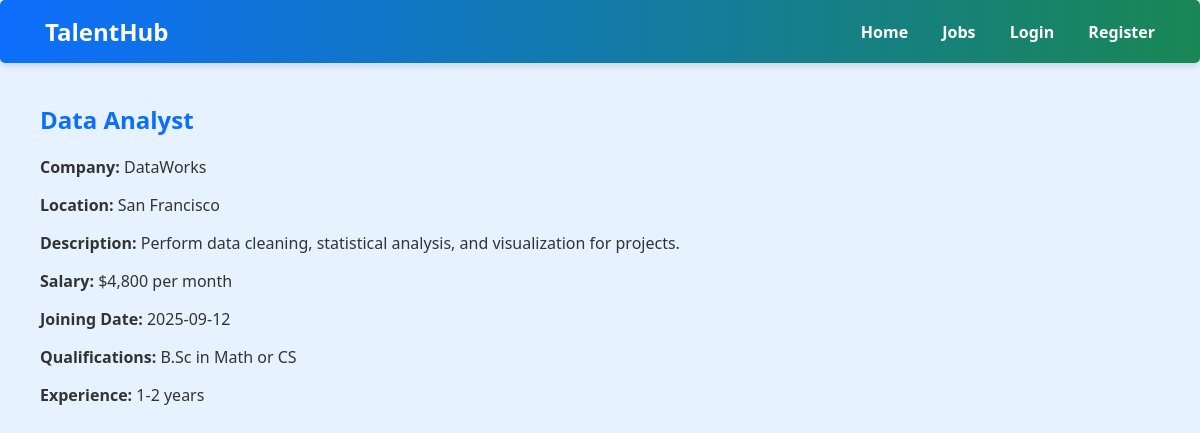
/job_detail/4, run on the app's committed database.
### tables this page shows
CREATE TABLE jobs (
                    id INTEGER PRIMARY KEY AUTOINCREMENT,
                    title TEXT,
                    company TEXT,
                    location TEXT,
                    description TEXT, salary TEXT, joining_date TEXT, qualifications TEXT, experience TEXT, qualification TEXT);

### app.py (the view)
@app.route('/job_detail/<int:job_id>')
def job_detail(job_id):
    conn = sqlite3.connect('database.db')
    c = conn.cursor()
    c.execute("SELECT * FROM jobs WHERE id=?", (job_id,))
    job = c.fetchone()
    conn.close()
    return render_template('job_detail.html', job=job)

### templates/job_detail.html (shortened to what this page needs)
{% extends 'base.html' %}
{% block content %}
<div class="job-detail-card">
    <h2>{{ job[1] }}</h2>
    <p><strong>Company:</strong> {{ job[2] }}</p>
    <p><strong>Location:</strong> {{ job[3] }}</p>
    <p><strong>Description:</strong> {{ job[4] }}</p>
    <p><strong>Salary:</strong> {{ job[5] }}</p>
    <p><strong>Joining Date:</strong> {{ job[6] }}</p>
    <p><strong>Qualifications:</strong> {{ job[7] }}</p>
    <p><strong>Experience:</strong> {{ job[8] }}</p>
</div>
{% endblock %}

### static/styles.css (style rules this page uses)
body { font-family: 'Segoe UI', Tahoma, Geneva, Verdana, sans-serif; margin: 0; padding: 0; background-color: #e6f2ff; color: #333; }
h1, h2 { color: #0d6efd; }

### data on the page
jobs: title "Data Analyst", company "DataWorks", location "San Francisco", description "Perform data cleaning, statistical analysis, and visualization for projects.", salary "$4,800 per month", joining_date "2025-09-12", qualifications "B.Sc in Math or CS", experience "1-2 years"
